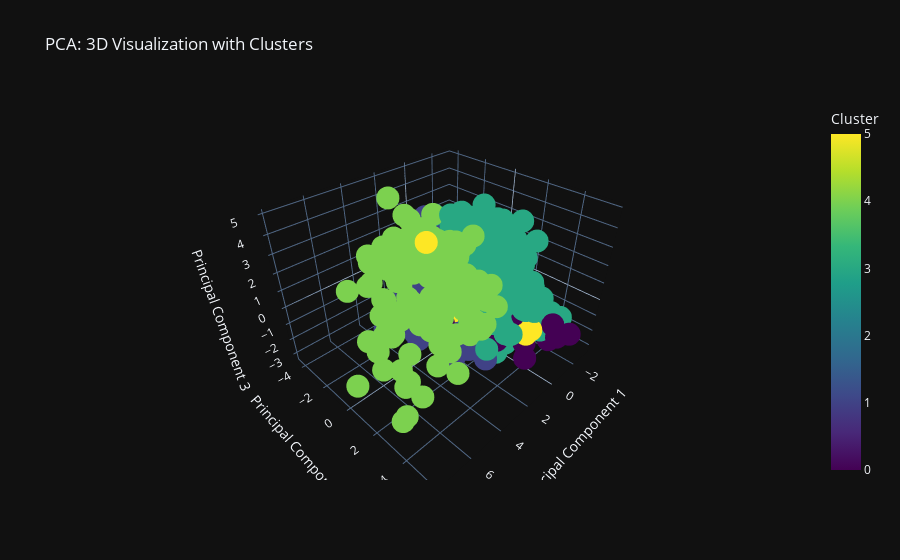

The notebook cell this image was saved under:
### Code cell
pca_df = pd.DataFrame(X_pca, columns=['PC1', 'PC2', 'PC3'])

# Add the cluster labels to the dataframe for coloring
pca_df['Cluster'] = kmeans.labels_

# Create a 3D scatter plot using Plotly
fig = px.scatter_3d(pca_df, x='PC1', y='PC2', z='PC3', color='Cluster', color_continuous_scale= 'viridis',
                    title="PCA: 3D Visualization with Clusters", 
                    labels={'PC1': 'Principal Component 1', 'PC2': 'Principal Component 2', 'PC3': 'Principal Component 3'})

# Show the interactive plot
fig.show()

### Figure 1 — Plotly figure (JSON) as saved in the notebook; plotly's stock layout.template omitted (floating-point values rounded to 4 significant figures; data arrays with more than 128 entries replaced by an {"elided": "..."} marker saying what was removed)
{"data": [{"hovertemplate": "Principal Component 1=%{x}<br>Principal Component 2=%{y}<br>Principal Component 3=%{z}<br>Cluster=%{marker.color}<extra></extra>", "legendgroup": "", "marker": {"color": {"elided": "1502 int values"}, "coloraxis": "coloraxis", "symbol": "circle"}, "mode": "markers", "name": "", "scene": "scene", "showlegend": false, "x": {"elided": "1502 float values"}, "y": {"elided": "1502 float values"}, "z": {"elided": "1502 float values"}, "type": "scatter3d"}], "layout": {"scene": {"domain": {"x": [0.0, 1.0], "y": [0.0, 1.0]}, "xaxis": {"title": {"text": "Principal Component 1"}}, "yaxis": {"title": {"text": "Principal Component 2"}}, "zaxis": {"title": {"text": "Principal Component 3"}}}, "coloraxis": {"colorbar": {"title": {"text": "Cluster"}}, "colorscale": [[0.0, "#440154"], [0.1111, "#482878"], [0.2222, "#3e4989"], [0.3333, "#31688e"], [0.4444, "#26828e"], [0.5556, "#1f9e89"], [0.6667, "#35b779"], [0.7778, "#6ece58"], [0.8889, "#b5de2b"], [1.0, "#fde725"]]}, "legend": {"tracegroupgap": 0}, "title": {"text": "PCA: 3D Visualization with Clusters"}}}
